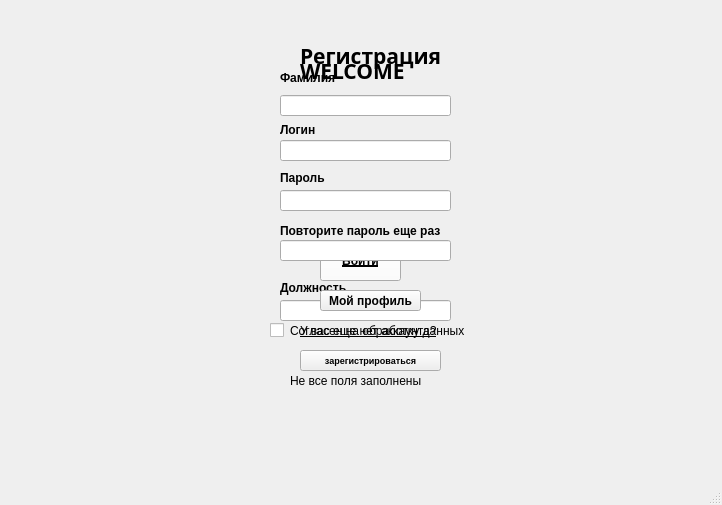
<?xml version="1.0" encoding="UTF-8"?>
<ui version="4.0">
 <class>MainWindow1</class>
 <widget class="QMainWindow" name="MainWindow1">
  <property name="geometry">
   <rect>
    <x>0</x>
    <y>0</y>
    <width>722</width>
    <height>505</height>
   </rect>
  </property>
  <property name="windowTitle">
   <string>MainWindow</string>
  </property>
  <widget class="QWidget" name="centralwidget">
   <widget class="QPushButton" name="pushButton">
    <property name="geometry">
     <rect>
      <x>320</x>
      <y>240</y>
      <width>81</width>
      <height>41</height>
     </rect>
    </property>
    <property name="palette">
     <palette>
      <active>
       <colorrole role="Button">
        <brush brushstyle="SolidPattern">
         <color alpha="255">
          <red>240</red>
          <green>178</green>
          <blue>221</blue>
         </color>
        </brush>
       </colorrole>
      </active>
      <inactive>
       <colorrole role="Button">
        <brush brushstyle="SolidPattern">
         <color alpha="255">
          <red>255</red>
          <green>255</green>
          <blue>255</blue>
         </color>
        </brush>
       </colorrole>
      </inactive>
      <disabled>
       <colorrole role="Button">
        <brush brushstyle="SolidPattern">
         <color alpha="255">
          <red>240</red>
          <green>178</green>
          <blue>221</blue>
         </color>
        </brush>
       </colorrole>
      </disabled>
     </palette>
    </property>
    <property name="font">
     <font>
      <weight>75</weight>
      <bold>true</bold>
      <underline>true</underline>
     </font>
    </property>
    <property name="focusPolicy">
     <enum>Qt::StrongFocus</enum>
    </property>
    <property name="text">
     <string>Войти</string>
    </property>
    <property name="autoRepeat">
     <bool>false</bool>
    </property>
    <property name="autoDefault">
     <bool>false</bool>
    </property>
   </widget>
   <widget class="QLabel" name="label">
    <property name="geometry">
     <rect>
      <x>290</x>
      <y>410</y>
      <width>201</width>
      <height>51</height>
     </rect>
    </property>
    <property name="text">
     <string/>
    </property>
   </widget>
   <widget class="QLineEdit" name="lineEdit">
    <property name="geometry">
     <rect>
      <x>280</x>
      <y>140</y>
      <width>171</width>
      <height>21</height>
     </rect>
    </property>
   </widget>
   <widget class="QLineEdit" name="lineEdit_2">
    <property name="geometry">
     <rect>
      <x>280</x>
      <y>190</y>
      <width>171</width>
      <height>21</height>
     </rect>
    </property>
   </widget>
   <widget class="QLabel" name="login_label">
    <property name="geometry">
     <rect>
      <x>280</x>
      <y>120</y>
      <width>51</width>
      <height>20</height>
     </rect>
    </property>
    <property name="font">
     <font>
      <weight>75</weight>
      <bold>true</bold>
     </font>
    </property>
    <property name="text">
     <string>Логин</string>
    </property>
   </widget>
   <widget class="QLabel" name="pas_label">
    <property name="geometry">
     <rect>
      <x>280</x>
      <y>170</y>
      <width>51</width>
      <height>16</height>
     </rect>
    </property>
    <property name="font">
     <font>
      <weight>75</weight>
      <bold>true</bold>
     </font>
    </property>
    <property name="text">
     <string>Пароль</string>
    </property>
   </widget>
   <widget class="QLabel" name="akk_label">
    <property name="geometry">
     <rect>
      <x>300</x>
      <y>320</y>
      <width>151</width>
      <height>21</height>
     </rect>
    </property>
    <property name="font">
     <font>
      <underline>true</underline>
     </font>
    </property>
    <property name="text">
     <string>У вас еще нет аккаунта?</string>
    </property>
   </widget>
   <widget class="QLabel" name="label_2">
    <property name="geometry">
     <rect>
      <x>300</x>
      <y>30</y>
      <width>171</width>
      <height>52</height>
     </rect>
    </property>
    <property name="font">
     <font>
      <family>Segoe UI Black</family>
      <pointsize>16</pointsize>
      <weight>75</weight>
      <bold>true</bold>
     </font>
    </property>
    <property name="text">
     <string>Регистрация</string>
    </property>
   </widget>
   <widget class="QLineEdit" name="familiaEdit">
    <property name="geometry">
     <rect>
      <x>280</x>
      <y>95</y>
      <width>171</width>
      <height>21</height>
     </rect>
    </property>
   </widget>
   <widget class="QLabel" name="label_familia">
    <property name="geometry">
     <rect>
      <x>280</x>
      <y>70</y>
      <width>71</width>
      <height>16</height>
     </rect>
    </property>
    <property name="font">
     <font>
      <weight>75</weight>
      <bold>true</bold>
     </font>
    </property>
    <property name="text">
     <string>Фамилия</string>
    </property>
   </widget>
   <widget class="QLineEdit" name="lineEdit_povtor">
    <property name="geometry">
     <rect>
      <x>280</x>
      <y>240</y>
      <width>171</width>
      <height>21</height>
     </rect>
    </property>
   </widget>
   <widget class="QLineEdit" name="lineEdit_dolsh">
    <property name="geometry">
     <rect>
      <x>280</x>
      <y>300</y>
      <width>171</width>
      <height>21</height>
     </rect>
    </property>
   </widget>
   <widget class="QLabel" name="label_dolsh">
    <property name="geometry">
     <rect>
      <x>280</x>
      <y>280</y>
      <width>81</width>
      <height>16</height>
     </rect>
    </property>
    <property name="font">
     <font>
      <weight>75</weight>
      <bold>true</bold>
     </font>
    </property>
    <property name="text">
     <string>Должность</string>
    </property>
   </widget>
   <widget class="QLabel" name="label_povtor">
    <property name="geometry">
     <rect>
      <x>280</x>
      <y>220</y>
      <width>191</width>
      <height>21</height>
     </rect>
    </property>
    <property name="font">
     <font>
      <weight>75</weight>
      <bold>true</bold>
     </font>
    </property>
    <property name="text">
     <string>Повторите пароль еще раз</string>
    </property>
   </widget>
   <widget class="QPushButton" name="pushButton_profil">
    <property name="geometry">
     <rect>
      <x>320</x>
      <y>290</y>
      <width>101</width>
      <height>21</height>
     </rect>
    </property>
    <property name="font">
     <font>
      <weight>75</weight>
      <bold>true</bold>
     </font>
    </property>
    <property name="text">
     <string>Мой профиль</string>
    </property>
   </widget>
   <widget class="QLabel" name="label_nevse">
    <property name="geometry">
     <rect>
      <x>290</x>
      <y>360</y>
      <width>151</width>
      <height>41</height>
     </rect>
    </property>
    <property name="font">
     <font>
      <weight>50</weight>
      <bold>false</bold>
     </font>
    </property>
    <property name="cursor">
     <cursorShape>ArrowCursor</cursorShape>
    </property>
    <property name="text">
     <string>Не все поля заполнены</string>
    </property>
   </widget>
   <widget class="QLabel" name="label_dobpol">
    <property name="geometry">
     <rect>
      <x>300</x>
      <y>50</y>
      <width>231</width>
      <height>41</height>
     </rect>
    </property>
    <property name="font">
     <font>
      <family>Segoe UI Black</family>
      <pointsize>16</pointsize>
      <weight>75</weight>
      <bold>true</bold>
     </font>
    </property>
    <property name="text">
     <string>WELCOME</string>
    </property>
   </widget>
   <widget class="QPushButton" name="pushButton_regr">
    <property name="geometry">
     <rect>
      <x>300</x>
      <y>350</y>
      <width>141</width>
      <height>21</height>
     </rect>
    </property>
    <property name="font">
     <font>
      <pointsize>7</pointsize>
      <weight>75</weight>
      <bold>true</bold>
     </font>
    </property>
    <property name="text">
     <string>зарегистрироваться</string>
    </property>
   </widget>
   <widget class="QCheckBox" name="checkBox_sogl">
    <property name="geometry">
     <rect>
      <x>270</x>
      <y>320</y>
      <width>211</width>
      <height>21</height>
     </rect>
    </property>
    <property name="text">
     <string/>
    </property>
   </widget>
   <widget class="QLabel" name="label_sogl">
    <property name="geometry">
     <rect>
      <x>290</x>
      <y>320</y>
      <width>191</width>
      <height>21</height>
     </rect>
    </property>
    <property name="text">
     <string>Согласен на обработку данных</string>
    </property>
   </widget>
  </widget>
  <widget class="QMenuBar" name="menubar">
   <property name="geometry">
    <rect>
     <x>0</x>
     <y>0</y>
     <width>722</width>
     <height>21</height>
    </rect>
   </property>
  </widget>
  <widget class="QStatusBar" name="statusbar"/>
 </widget>
 <resources/>
 <connections/>
</ui>
